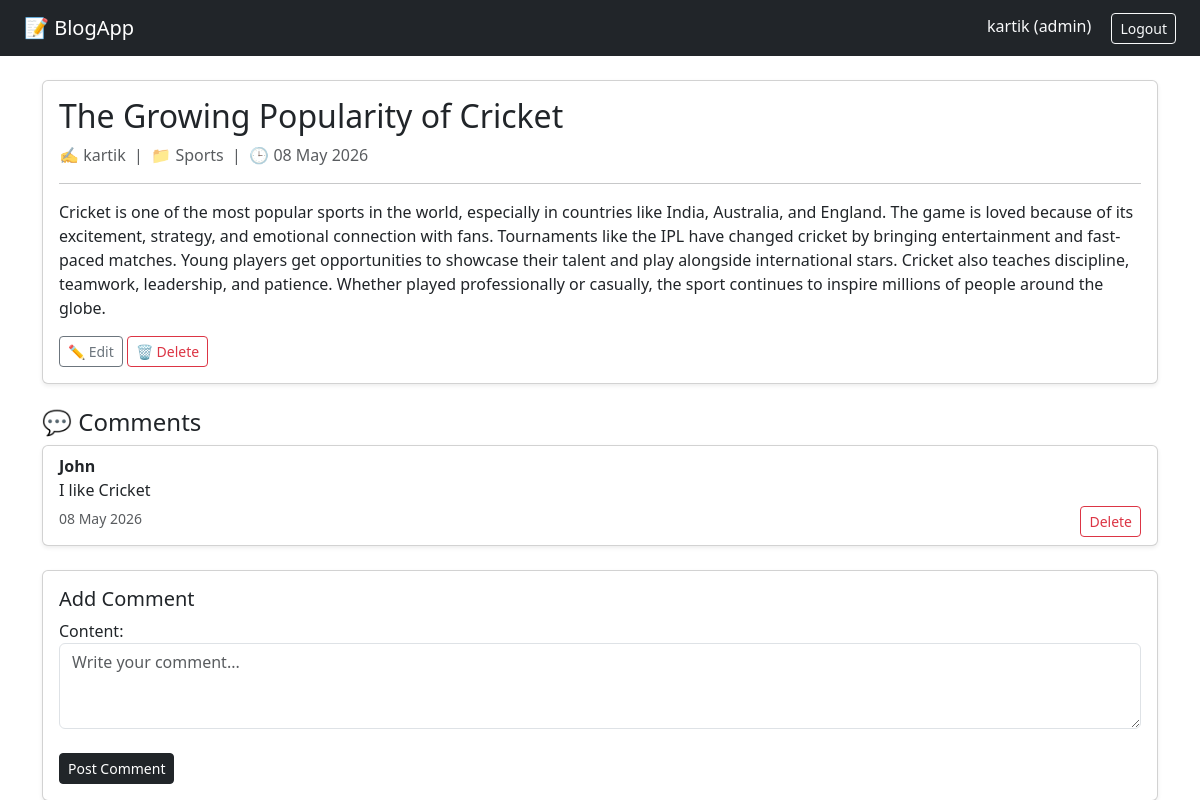
Page /blog/article/4/ (signed in) on the committed database.
### Accounts/models.py (models this page shows)
class CustomUser(AbstractUser):
    ROLE_CHOICES = (
        ('reader', 'Reader'),
        ('author', 'Author'),
        ('admin', 'Admin'),
    )
    role = models.CharField(max_length=10, choices=ROLE_CHOICES, default='reader')
    def __str__(self):
        return self.username

### blog/models.py (models this page shows, shortened)
class Article(models.Model):
    title = models.CharField(max_length=200)
    content = models.TextField()
    author = models.ForeignKey(settings.AUTH_USER_MODEL, on_delete=models.CASCADE)
    category = models.ForeignKey(Category, on_delete=models.SET_NULL, null = True)
    created_date = models.DateTimeField(auto_now_add=True)

class Category(models.Model):
    name = models.CharField(max_length=100, unique=True)
    def __str__(self):
        return self.name

class Comment(models.Model):
    article = models.ForeignKey(
    Article,
    on_delete=models.CASCADE,
    related_name='comments')
    user = models.ForeignKey(settings.AUTH_USER_MODEL, on_delete=models.CASCADE)
    content = models.TextField()
    created_date = models.DateTimeField(auto_now_add=True)

### blog/views.py (the view)
# urls.py: path('article/<int:id>/', article_detail, name='article_detail'),
def article_detail(request, id):
    article = get_object_or_404(Article, id=id)
    form = CommentForm()
    return render(request, 'app/article_detail.html', {'article': article, 'form':form})

### blog/forms.py
class CommentForm(forms.ModelForm):
    class Meta:
        model = Comment
        fields = ['content']
        widgets = {
            'content': forms.Textarea(attrs={
                'class': 'form-control',
                'placeholder': 'Write your comment...',
                'rows': 3
            })
        }

### blog/templates/app/article_detail.html (shortened to what this page needs)
{% extends 'base.html' %}
{% block content %}
<div class="card shadow-sm mb-4">
    <div class="card-body">
        <h2 class="card-title">{{ article.title }}</h2>
        <p class="text-muted">✍️ {{ article.author }} &nbsp;|&nbsp; 📁 {{ article.category }} &nbsp;|&nbsp; 🕒 {{ article.created_date|date:"d M Y" }}</p>
        <hr>
        <p>{{ article.content }}</p>
        {% if request.user == article.author %}
        <div class="mt-3">
            <a href="{% url 'update_article' article.id %}" class="btn btn-outline-secondary btn-sm">✏️ Edit</a>
            <a href="{% url 'delete_article' article.id %}" class="btn btn-outline-danger btn-sm">🗑️ Delete</a>
        </div>
        {% endif %}
    </div>
</div>
<h4>💬 Comments</h4>
{% for comment in article.comments.all %}
<div class="card mb-2 shadow-sm">
    <div class="card-body py-2">
        <strong>{{ comment.user }}</strong>
        <p class="mb-1">{{ comment.content }}</p>
        <small class="text-muted">{{ comment.created_date|date:"d M Y" }}</small>
        {% if request.user == comment.user or request.user.is_superuser %}
            <a href="{% url 'delete_comment' comment.id %}" class="btn btn-outline-danger btn-sm float-end">Delete</a>
        {% endif %}
    </div>
</div>
{% empty %}
    <p class="text-muted">No comments yet.</p>
{% endfor %}
{% if user.is_authenticated %}
<div class="card mt-4 shadow-sm">
    <div class="card-body">
        <h5>Add Comment</h5>
        <form method="POST" action="{% url 'add_comment' article.id %}">
            {{ form.as_p }}
            <button type="submit" class="btn btn-dark btn-sm mt-2">Post Comment</button>
        </form>
    </div>
</div>
{% else %}
    <p class="text-muted mt-3">Please <a href="{% url 'login' %}">login</a> to comment.</p>
{% endif %}
{% endblock %}

### templates/base.html (shortened to what this page needs)
<!DOCTYPE html>
<html lang="en">
<head>
    <link href="https://cdn.jsdelivr.net/npm/bootstrap@5.3.0/dist/css/bootstrap.min.css" rel="stylesheet">
</head>
<body>
<nav class="navbar navbar-expand-lg navbar-dark bg-dark px-4">
    <a class="navbar-brand" href="{% url 'article_list' %}">📝 BlogApp</a>
    <div class="ms-auto">
        {% if user.is_authenticated %}
            <span class="text-light me-3">{{ user.username }} ({{ user.role }})</span>
            <form method="POST" action="{% url 'logout' %}" class="d-inline">
                <button class="btn btn-outline-light btn-sm">Logout</button>
            </form>
        {% else %}
            <a href="{% url 'login' %}" class="btn btn-outline-light btn-sm">Login</a>
        {% endif %}
    </div>
</nav>
<div class="container mt-4">
    {% block content %}{% endblock %}
</div>
</body>
</html>

### rows in the picture
CustomUser: username "kartik", role "admin"
Article: title "The Growing Popularity of Cricket", author "kartik", category "Sports", created_date "08 May 2026", content "Cricket is one of the most popular sports in the world, especially in countries like India, Australia, and England. The game is loved because of its excitement, strategy, and emotional connection with fans. Tournaments like the IPL have changed cricket by bringing entertainment and fast-paced matches. Young players get opportunities to showcase their talent and play alongside international stars. Cricket also teaches discipline, teamwork, leadership, and patience. Whether played professionally or casually, the sport continues to inspire millions of people around the globe."
Comment: user "John", content "I like Cricket", created_date "08 May 2026", shows "Delete"
